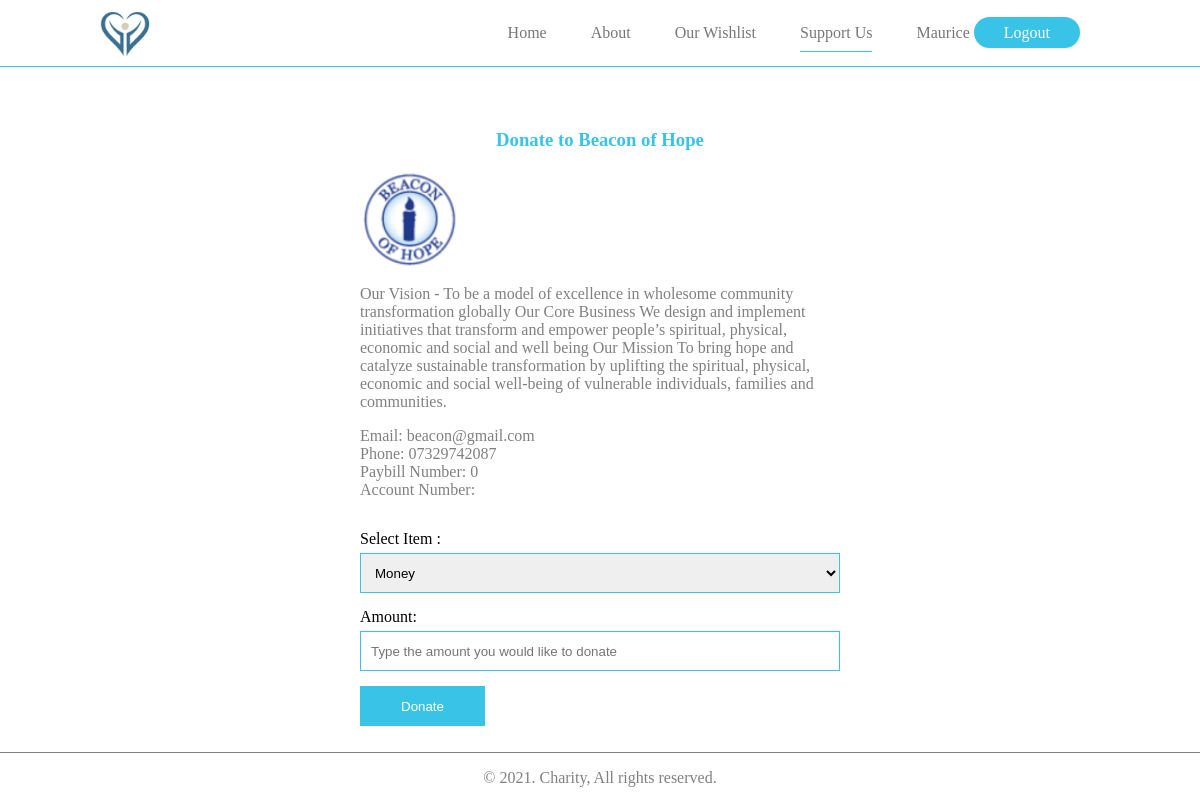
The app's page /donate.php?id=7 (signed in) with its own data.
### tables this page shows
CREATE TABLE `users` (
  `id` int(11) NOT NULL,
  `full_name` varchar(255) NOT NULL,
  `email` varchar(255) DEFAULT NULL,
  `phone_number` varchar(255) NOT NULL,
  `password` text DEFAULT NULL,
  `is_admin` int(1) DEFAULT NULL,
  `joined_date` timestamp NULL DEFAULT current_timestamp()
);

CREATE TABLE `organisations` (
  `id` int(11) NOT NULL,
  `name` varchar(255) DEFAULT NULL,
  `email` varchar(255) DEFAULT NULL,
  `phone_number` varchar(255) NOT NULL,
  `logo` text DEFAULT NULL,
  `description` text NOT NULL,
  `evidence` text NOT NULL,
  `paybill_no` int(11) NOT NULL,
  `account_no` varchar(255) NOT NULL,
  `password` text DEFAULT NULL,
  `is_active` int(11) DEFAULT NULL,
  `joined_date` timestamp NULL DEFAULT current_timestamp()
);

### donate.php (the view, shortened to what this page needs)
<?php
require_once('db.php');
if(isset($_SESSION['auth'])){
    $user = $_SESSION['auth'];
    $req = $db->prepare("SELECT * FROM users WHERE id = ?");
    $req->execute(array($user['id']));
    $current = $req->fetch();
    if(isset($_GET['id'])){
        $id = $_GET['id'];
        $check = $db->prepare("SELECT * FROM organisations WHERE id = ?");
        $check->execute(array($id));
        if($check->rowCount() > 0) {
            $org = $check->fetch();
            $items = $db->prepare("SELECT * FROM items ORDER BY id DESC");
            $items->execute();
?>
<html lang="en">
<head>
    <link rel="stylesheet" href="styles/style.css">
</head>
<body>
    <header>
        <div class="logo">
            <img src="images/logo.png" width="50" alt="">
        </div>
        <div class="menu">
            <ul>
                <li><a href="index.php">Home</a></li>
                <li><a href="about.html">About</a></li>
                <li><a href="wish.php">Our Wishlist</a></li>
                <li class="active"><a href="support.php">Support Us</a></li>
                <li><?= $current['full_name'] ?> <a class="login" href="logout.php">Logout</a></li>
            </ul>
        </div>
    </header>
    <section class="homeSection">
        <div class="box">
        <h3 class="login-title">Donate to <?= $org['name'] ?></h3>
        <div>
            <img width="100" src="org_logos/<?= $org['logo'] ?>"/>
            <p><?= $org['description'] ?></p>
                <p>
                    Email: <?= $org['email'] ?>
                    <br>
                    Phone: <?= $org['phone_number'] ?>
                    <br>
                    Paybill Number: <?= $org['paybill_no'] ?>
                    <br>
                    Account Number: <?= $org['account_no'] ?>
                </p>
        </div>
            <form method="post">
                <div class="email-section">
                    <label for="logo">Select Item :</label>
                    <select name="item">
                        <?php
                        while($item = $items->fetch()) {
                        ?>
                        <option value="<?= $item['id'] ?>"><?= $item['item_name'] ?></option>
                        <?php } ?>
                    </select>
                </div>
                <div class="email-section">
                    <label for="amount">Amount:</label>
                    <input type="number" name="amount" placeholder="Type the amount you would like to donate">
                </div>
                <div class="btn-section">
                    <input class="login-btn" name="donate" type="submit" value="Donate">
                </div>
            </form>
        </div>
    </section>
    <footer>
        <p>&copy; 2021. Charity, All rights reserved.</p>
    </footer>
</body>
</html>
<?php
        }
        else {
            header("Location: support.php");
        }
    } else {
        header("Location: support.php");
    }
}
else {
    header("Location: login.php");
}
?>

### styles/style.css (style rules this page uses)
body { margin: 0px; padding: 0px; }
header { background: white; position: absolute; top:0px; left: 0px; right: 0px; padding: 8px 100px; border-bottom: 1px solid #39C3E7; }
.logo { width: 50px !important; float: left; }
ul { list-style: none; text-align: right; }
li { display: inline; margin: 1px 20px; color: #777; }
li>a { color: #777; text-decoration: none; }
.active { color: #39C3E7 !important; padding-bottom: 10px; border-bottom: 1px solid #39C3E7; }
.login { color: white; background: #39C3E7; border-radius: 50px; padding: 7px 30px; }
h3 { color: #39C3E7; }
footer { border-top: 1px solid grey; text-align: center; width: 100%; float: left; }
footer,p { color: grey; }
.homeSection { width: 100%; min-height: 80vh !important; margin-top: 100px; display: flex; flex-direction: column; align-items: center; }
.box { width: 40%; height: auto; display: flex; flex-direction: column; padding: 10px; border-radius: 10px; }
.login-title { text-align: center; color: #39C3E7; }
.email-section { display: flex; flex-direction: column; margin: 15px 0px; }
.btn-section { display: flex; align-items: center; justify-content: space-between; }
.login-btn { padding: 0px 40px; color: #fff; background: #39C3E7; }
label { margin-bottom: 5px; }
input { height: 40px; border: 1px solid #39C3E7; padding-left: 10px; }
select { height: 40px; border: 1px solid #39C3E7; padding-left: 10px; }

### records on screen
users: full_name "Maurice"
organisations: name "Beacon of Hope", logo (picture), description "Our Vision - To be a model of excellence in wholesome community transformation globally Our Core Business We design and implement initiatives that transform and empower people’s spiritual, physical, economic and social and well being Our Mission To bring hope and catalyze sustainable transformation by uplifting the spiritual, physical, economic and social well-being of vulnerable individuals, families and communities.", email "beacon@gmail.com", phone_number "07329742087", paybill_no "0"

### other values on screen
form field item "Money"
